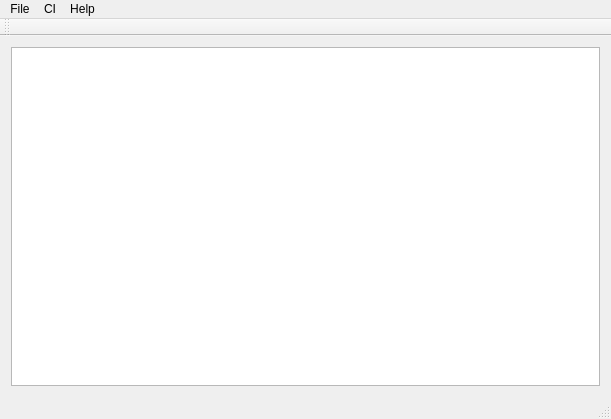
<?xml version="1.0" encoding="UTF-8"?>
<ui version="4.0">
 <class>MainWindow</class>
 <widget class="QMainWindow" name="MainWindow">
  <property name="geometry">
   <rect>
    <x>0</x>
    <y>0</y>
    <width>611</width>
    <height>419</height>
   </rect>
  </property>
  <property name="windowTitle">
   <string>CI for prevalence</string>
  </property>
  <property name="windowIcon">
   <iconset resource="img.qrc">
    <normaloff>:/img/images/1267597773_Volume Manager.png</normaloff>:/img/images/1267597773_Volume Manager.png</iconset>
  </property>
  <widget class="QWidget" name="centralWidget">
   <layout class="QGridLayout" name="gridLayout">
    <item row="0" column="0">
     <widget class="QPlainTextEdit" name="plainTextEdit">
      <property name="enabled">
       <bool>true</bool>
      </property>
      <property name="readOnly">
       <bool>true</bool>
      </property>
     </widget>
    </item>
   </layout>
  </widget>
  <widget class="QMenuBar" name="menuBar">
   <property name="geometry">
    <rect>
     <x>0</x>
     <y>0</y>
     <width>611</width>
     <height>20</height>
    </rect>
   </property>
   <widget class="QMenu" name="menuFile">
    <property name="title">
     <string>File</string>
    </property>
    <addaction name="actionSave"/>
    <addaction name="actionPrint"/>
    <addaction name="separator"/>
    <addaction name="actionExit"/>
   </widget>
   <widget class="QMenu" name="menuRun">
    <property name="title">
     <string>CI</string>
    </property>
    <addaction name="actionBinom"/>
   </widget>
   <widget class="QMenu" name="menuHelp">
    <property name="title">
     <string>Help</string>
    </property>
    <addaction name="actionHelp"/>
    <addaction name="actionAbout"/>
   </widget>
   <addaction name="menuFile"/>
   <addaction name="menuRun"/>
   <addaction name="menuHelp"/>
  </widget>
  <widget class="QToolBar" name="mainToolBar">
   <property name="iconSize">
    <size>
     <width>18</width>
     <height>18</height>
    </size>
   </property>
   <attribute name="toolBarArea">
    <enum>TopToolBarArea</enum>
   </attribute>
   <attribute name="toolBarBreak">
    <bool>false</bool>
   </attribute>
  </widget>
  <widget class="QStatusBar" name="statusBar"/>
  <action name="actionExit">
   <property name="icon">
    <iconset resource="img.qrc">
     <normaloff>:/img/images/1267597193_shutdown.png</normaloff>:/img/images/1267597193_shutdown.png</iconset>
   </property>
   <property name="text">
    <string>Exit</string>
   </property>
  </action>
  <action name="actionBinom">
   <property name="icon">
    <iconset resource="img.qrc">
     <normaloff>:/img/images/1267597773_Volume Manager.png</normaloff>:/img/images/1267597773_Volume Manager.png</iconset>
   </property>
   <property name="text">
    <string>Run</string>
   </property>
   <property name="visible">
    <bool>true</bool>
   </property>
  </action>
  <action name="actionSave">
   <property name="icon">
    <iconset resource="img.qrc">
     <normaloff>:/img/images/1267597768_3floppy_unmount.png</normaloff>:/img/images/1267597768_3floppy_unmount.png</iconset>
   </property>
   <property name="text">
    <string>Save</string>
   </property>
   <property name="iconVisibleInMenu">
    <bool>true</bool>
   </property>
  </action>
  <action name="actionAbout">
   <property name="icon">
    <iconset resource="img.qrc">
     <normaloff>:/img/images/1267597509_kdmconfig.png</normaloff>:/img/images/1267597509_kdmconfig.png</iconset>
   </property>
   <property name="text">
    <string>About</string>
   </property>
  </action>
  <action name="actionHelp">
   <property name="icon">
    <iconset resource="img.qrc">
     <normaloff>:/img/images/1267525974_info.png</normaloff>:/img/images/1267525974_info.png</iconset>
   </property>
   <property name="text">
    <string>Help</string>
   </property>
  </action>
  <action name="actionPrint">
   <property name="icon">
    <iconset resource="img.qrc">
     <normaloff>:/img/images/1265398629_print_printer.png</normaloff>:/img/images/1265398629_print_printer.png</iconset>
   </property>
   <property name="text">
    <string>Print</string>
   </property>
  </action>
 </widget>
 <layoutdefault spacing="6" margin="11"/>
 <resources>
  <include location="img.qrc"/>
 </resources>
 <connections/>
</ui>
